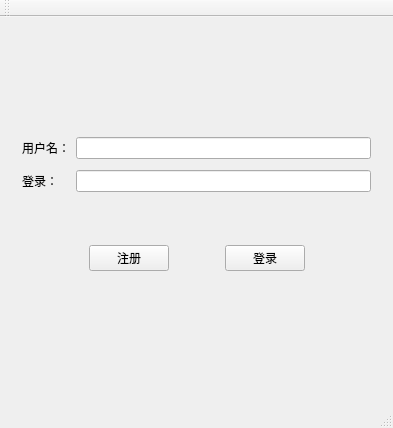
<?xml version="1.0" encoding="UTF-8"?>
<ui version="4.0">
 <class>MainWindow</class>
 <widget class="QMainWindow" name="MainWindow">
  <property name="geometry">
   <rect>
    <x>0</x>
    <y>0</y>
    <width>393</width>
    <height>428</height>
   </rect>
  </property>
  <property name="windowTitle">
   <string>MainWindow</string>
  </property>
  <widget class="QWidget" name="centralWidget">
   <layout class="QVBoxLayout" name="verticalLayout">
    <item>
     <widget class="QWidget" name="widget" native="true">
      <layout class="QHBoxLayout" name="horizontalLayout">
       <item>
        <spacer name="horizontalSpacer">
         <property name="orientation">
          <enum>Qt::Horizontal</enum>
         </property>
         <property name="sizeHint" stdset="0">
          <size>
           <width>115</width>
           <height>20</height>
          </size>
         </property>
        </spacer>
       </item>
       <item>
        <widget class="QLabel" name="label">
         <property name="maximumSize">
          <size>
           <width>100</width>
           <height>100</height>
          </size>
         </property>
         <property name="text">
          <string/>
         </property>
         <property name="pixmap">
          <pixmap>../01_widget/image/Koala.jpg</pixmap>
         </property>
         <property name="scaledContents">
          <bool>true</bool>
         </property>
        </widget>
       </item>
       <item>
        <spacer name="horizontalSpacer_2">
         <property name="orientation">
          <enum>Qt::Horizontal</enum>
         </property>
         <property name="sizeHint" stdset="0">
          <size>
           <width>40</width>
           <height>20</height>
          </size>
         </property>
        </spacer>
       </item>
      </layout>
     </widget>
    </item>
    <item>
     <widget class="QWidget" name="widget_2" native="true">
      <layout class="QGridLayout" name="gridLayout">
       <item row="0" column="0">
        <widget class="QLabel" name="label_2">
         <property name="text">
          <string>用户名：</string>
         </property>
        </widget>
       </item>
       <item row="0" column="1">
        <widget class="QLineEdit" name="lineEdit"/>
       </item>
       <item row="1" column="0">
        <widget class="QLabel" name="label_3">
         <property name="text">
          <string>登录：</string>
         </property>
        </widget>
       </item>
       <item row="1" column="1">
        <widget class="QLineEdit" name="lineEdit_2"/>
       </item>
      </layout>
     </widget>
    </item>
    <item>
     <widget class="QWidget" name="widget_3" native="true">
      <layout class="QHBoxLayout" name="horizontalLayout_2">
       <item>
        <spacer name="horizontalSpacer_3">
         <property name="orientation">
          <enum>Qt::Horizontal</enum>
         </property>
         <property name="sizeHint" stdset="0">
          <size>
           <width>20</width>
           <height>20</height>
          </size>
         </property>
        </spacer>
       </item>
       <item>
        <widget class="QPushButton" name="pushButton">
         <property name="text">
          <string>注册</string>
         </property>
        </widget>
       </item>
       <item>
        <spacer name="horizontalSpacer_5">
         <property name="orientation">
          <enum>Qt::Horizontal</enum>
         </property>
         <property name="sizeType">
          <enum>QSizePolicy::Fixed</enum>
         </property>
         <property name="sizeHint" stdset="0">
          <size>
           <width>50</width>
           <height>20</height>
          </size>
         </property>
        </spacer>
       </item>
       <item>
        <widget class="QPushButton" name="pushButton_2">
         <property name="text">
          <string>登录</string>
         </property>
        </widget>
       </item>
       <item>
        <spacer name="horizontalSpacer_4">
         <property name="orientation">
          <enum>Qt::Horizontal</enum>
         </property>
         <property name="sizeHint" stdset="0">
          <size>
           <width>56</width>
           <height>20</height>
          </size>
         </property>
        </spacer>
       </item>
      </layout>
     </widget>
    </item>
    <item>
     <widget class="SmallWidget" name="widget_4" native="true"/>
    </item>
   </layout>
  </widget>
  <widget class="QMenuBar" name="menuBar">
   <property name="geometry">
    <rect>
     <x>0</x>
     <y>0</y>
     <width>393</width>
     <height>26</height>
    </rect>
   </property>
  </widget>
  <widget class="QToolBar" name="mainToolBar">
   <attribute name="toolBarArea">
    <enum>TopToolBarArea</enum>
   </attribute>
   <attribute name="toolBarBreak">
    <bool>false</bool>
   </attribute>
  </widget>
  <widget class="QStatusBar" name="statusBar"/>
 </widget>
 <layoutdefault spacing="6" margin="11"/>
 <customwidgets>
  <customwidget>
   <class>SmallWidget</class>
   <extends>QWidget</extends>
   <header>smallwidget.h</header>
   <container>1</container>
  </customwidget>
 </customwidgets>
 <resources/>
 <connections/>
</ui>
